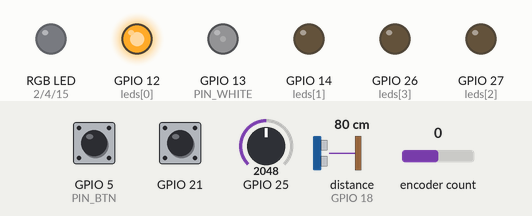
A sketch run on a simulated ESP32. Shown: an RGB LED mixed from three pins (HIGH = lit), output pins drawn as LEDs (lit = HIGH). Dashed ring = blinking. The inputs (shaded band) are chosen by the test bench; at power-on: GPIO 25 = 2048, GPIO 5 (PIN_BTN) HIGH, encoder count 0, GPIO 21 HIGH, distance to the obstacle (sensor on GPIO 18) 80 cm. The echo pulse lasts 58.3 µs per cm; what the sketch prints to the serial monitor is not drawn.

Above: at 1.2 s.
1.3 s: GPIO 25 set to 215
At 1.3 s:
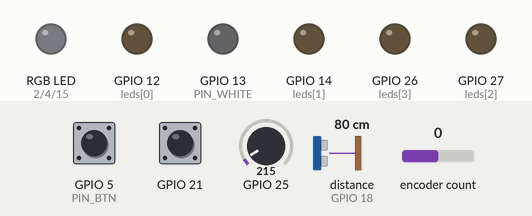
4.3 s: GPIO 25 set to 1060
7.3 s: GPIO 5 (PIN_BTN) pulled LOW for 0.15 s
At 7.8 s:
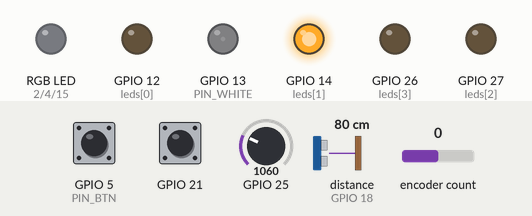
10.4 s: GPIO 5 (PIN_BTN) pulled LOW for 1 s
At 11.4 s:
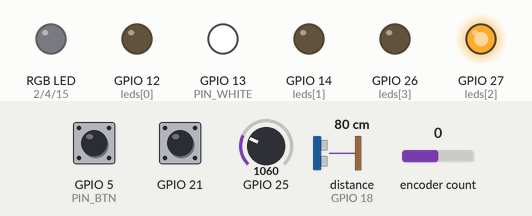
14.4 s: GPIO 5 (PIN_BTN) pulled LOW for 0.15 s
At 15.4 s:
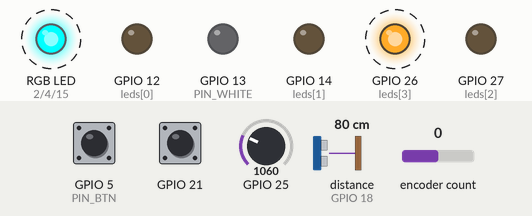
17.5 s: encoder count set to 1
Timing chart, 0 to 21.5 s (numbered marks = the images above; inputs shaded):
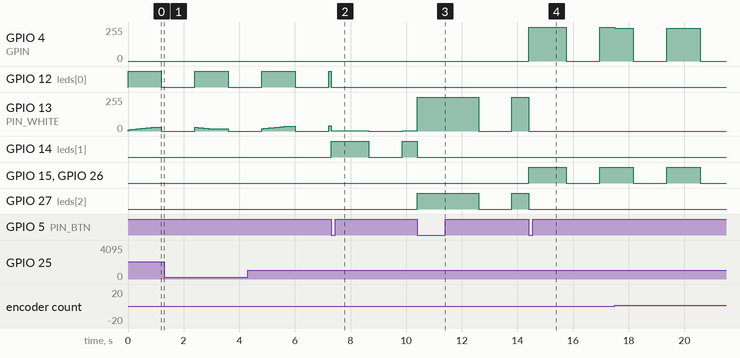

Measured:
- after the input at 7.3 s, GPIO 14 (leds[1]): LOW → HIGH at once, → LOW 1.4 s later, → HIGH 1.2 s later
- after the input at 10.4 s, GPIO 27 (leds[2]): LOW → HIGH at once, → LOW 2.2 s later, → HIGH 1.2 s later
- after the input at 14.4 s, GPIO 4 (GPIN): 0/255 → 255/255 at once, → 0/255 1.4 s later, → 255/255 1.2 s later; GPIO 15 (BPIN), GPIO 26 (leds[3]): LOW → HIGH at once, → LOW 1.4 s later, → HIGH 1.2 s later

The sketch:

TEST_BUTTON.ino
```cpp
/*
Release: 22.04.2025
-------------------
[+] Преписана логика обработки плавной смены яркости относительно освещения
[+] Добавлено включение и выключение по удержанию

Release: 27.04.2025
-------------------
[+] Полный рефакторинг кода
[+] Добавлено определение наличие человека через HC-SR04
[=] Обновленны коментариии, почистил код
[-] logicButton() закоменнитрован из-за вызова артефактов при удержании
[!] Вылезла фича/баг при удержании для выхода из выключенного состояния перескакивает на режим
[?] Добавить изменение яркости RGB режима
[?] Добавить по двойному нажатию на энкодер автоматическое проигрования цветового колеса
[?] Подготовить код в интеграции в веб

Release: 29.04.2025
-------------------
[+] Переделал обработку кнопки
[+] Решен конфликт работы ультразвука и кнопки
[!] Вылезла фича/баг при удержании для выхода из выключенного состояния перескакивает на режим(все еще есть)
[?] Добавить изменение яркости RGB режима
[?] Добавить по двойному нажатию на энкодер автоматическое проигрования цветового колеса
[?] Подготовить код в интеграции в веб
*/

#define PIN_BTN 5     //пин кнопки
#define PIN_WHITE 13  //пин для белой ленты
#define RPIN 2        //пины для RGB
#define GPIN 4
#define BPIN 15
int leds[] = { 12, 14, 27, 26 };  // пины светодиодов
int state = 0;                    //режим

//для энкодера
#define CLK 23
#define DT 22
#define SW 21

#include "GyverEncoder.h"  //библиотека энкодера
Encoder enc1(CLK, DT, SW);
int value = 0;  // положение энкодера
int hue = 0;    //положение по палитре hue

bool flag = false;
uint32_t btnTimer = 0;

uint32_t checkTimer = 0;
int lastBrightness = 10;
const int threshold = 15;       // Порог чувствительности
const int smoothDelay = 50;     // Задержка для плавности (мс)
const int minBrightness = 10;   // Минимальная яркость
const int maxBrightness = 255;  // Максимальная яркость

bool lightEnabled = true;  //флаг света для удержания
int savedState = 0;        //последний сохраненный режим
bool distanceControlEnabled = true;

bool manualControl = false;          // Флаг ручного управления
bool presenceDetected = false;       // Флаг обнаружения присутствия
unsigned long lastPresenceTime = 0;  // Время последнего обнаружения
const unsigned long PRESENCE_TIMEOUT = 30000; // 30 сек таймаут
bool systemEnabled = true;

#include <NewPing.h>
#define PIN_TRIG 19
#define PIN_ECHO 18
#define MAX_DISTANCE 200  // максимальное расстояние
#define SMALL_DISTANCE 30
#define DEBOUNCE_TIME 2000   // Время стабильности для переключения
#define SHUTOFF_DELAY 30000  // время для отключения света
NewPing sonar(PIN_TRIG, PIN_ECHO, MAX_DISTANCE);
bool ledState = false;
unsigned long lastSmallDistanceTime = 0;
unsigned long lastLargeDistanceTime = 0;
bool wasRecentlySmall = false;

void setup() {
  Serial.begin(9600);

  enc1.setType(TYPE2);  //тип энкодера
  enc1.setFastTimeout(40);

  pinMode(PIN_BTN, INPUT_PULLUP);  //кнопка

  for (int i = 0; i < 4; i++) pinMode(leds[i], OUTPUT);

  pinMode(RPIN, OUTPUT);
  pinMode(GPIN, OUTPUT);
  pinMode(BPIN, OUTPUT);
  pinMode(PIN_WHITE, OUTPUT);
}


void loop() {
  if (systemEnabled) {
    checkDistance();  // Проверяем датчик только когда система активна
  }

  handleButton();

  if (lightEnabled) {
    // Режимы работы света
    digitalWrite(leds[state], HIGH);
    switch(state) {
      case 0: autoMode(); break;
      case 1: manualMode(); break;
      case 2: maxMode(); break;
      case 3: rgbMode(); break;
    }
  } else {
    ledOff();
  }
}

void handleButton() { //обработка кнопки
  static bool wasPressed = false;
  static unsigned long pressTime = 0;
  bool isPressed = digitalRead(PIN_BTN);

  // Нажатие кнопки
  if (isPressed && !wasPressed) {
    pressTime = millis();
    wasPressed = true;
  }

  // Отпускание кнопки
  if (!isPressed && wasPressed) {
    wasPressed = false;
    unsigned long duration = millis() - pressTime;

    // Короткое нажатие - смена режима
    if (duration < 1000 && lightEnabled) {
      digitalWrite(leds[state], LOW);
      state = (state + 1) % 4;
      savedState = state;
    }
  }

  // Удержание - вкл/выкл систему
  if (isPressed && wasPressed && (millis() - pressTime > 1000)) {
    systemEnabled = !systemEnabled;
    lightEnabled = systemEnabled;
    wasPressed = false;

    if (systemEnabled) {
      state = savedState;
    }
    delay(200);
  }
}

//АВТО РЕЖИМ
void autoMode() { //НЕ ТРОГАТЬ
  analogWrite(13, lastBrightness);  // Всегда используем lastBrightness для плавности
  analogWrite(2, 0);
  analogWrite(4, 0);
  analogWrite(15, 0);

  if (millis() - checkTimer >= smoothDelay) {  // Проверка с задержкой для плавности
    checkTimer = millis();

    // Чтение и нормализация значения
    int rawValue = analogRead(25);
    int sensorValue = map(max(rawValue, 100), 100, 4095, minBrightness, maxBrightness);
    sensorValue = constrain(sensorValue, minBrightness, maxBrightness);

    // Плавное изменение
    if (sensorValue != lastBrightness) {
      int step = (sensorValue > lastBrightness) ? 1 : -1;
      lastBrightness += step;
      lastBrightness = constrain(lastBrightness, minBrightness, maxBrightness);
    }
    //для отладки
    // Serial.print("Датчик: ");
    // Serial.print(rawValue);
    // Serial.print(" -> Яркость: ");
    // Serial.print(sensorValue);
    // Serial.print(" | Текущая: ");
    // Serial.println(lastBrightness);
  }
}

//РУЧНОЙ РЕЖИМ
void manualMode() {
  enc1.tick();

  if (enc1.isRight()) value++;  // если был поворот направо, увеличиваем на 1
  if (enc1.isLeft()) value--;   // если был поворот налево, уменьшаем на 1

  if (enc1.isFastR()) value += 10;  // если был быстрый поворот направо, увеличиваем на 10
  if (enc1.isFastL()) value -= 10;  // если был быстрый поворот налево, уменьшаем на 10
  // if (enc1.isTurn()) {              // если был совершён поворот (индикатор поворота в любую сторону)
  //   Serial.println(value);          // выводим значение при повороте
  // }
  if (value >= 255) value = 254;
  if (value <= 0) value = 1;
  lastBrightness = value;
  analogWrite(13, lastBrightness);
}

//МАКСИМАЛЬНАЯ ЯРКОСТЬ
void maxMode() {
  lastBrightness = 255;
  analogWrite(13, lastBrightness);
}

//RGB РЕЖИМ
void rgbMode() {
  analogWrite(13, 0);
  enc1.tick();

  if (enc1.isRight()) hue += 10;  // если был поворот направо, увеличиваем на 1
  if (enc1.isLeft()) hue -= 10;   // если был поворот налево, уменьшаем на 1

  if (enc1.isFastR()) hue += 30;  // если был быстрый поворот направо, увеличиваем на 10
  if (enc1.isFastL()) hue -= 30;  // если был быстрый поворот налево, уменьшаем на 10
  // if (enc1.isTurn()) {              // если был совершён поворот (индикатор поворота в любую сторону)
  //   Serial.println(hue);          // выводим значение при повороте
  // }
  if (hue >= 1530) hue = 1530;
  if (hue <= 0) hue = 0;
  colorWheel(hue);
}

//ВЫКЛЮЧЕНИЕ СВЕТОДИОДОВ
void ledOff() {
  digitalWrite(leds[state], LOW);
  analogWrite(13, 0);
  analogWrite(2, 0);
  analogWrite(4, 0);
  analogWrite(15, 0);
}
void colorWheel(int color) {  //цветовое колесо по hue
  byte r, g, b;
  if (color <= 255) {  // красный макс, зелёный растёт
    r = 255;
    g = color;
    b = 0;
  } else if (color > 255 && color <= 510) {  // зелёный макс, падает красный
    r = 510 - color;
    g = 255;
    b = 0;
  } else if (color > 510 && color <= 765) {  // зелёный макс, растёт синий
    r = 0;
    g = 255;
    b = color - 510;
  } else if (color > 765 && color <= 1020) {  // синий макс, падает зелёный
    r = 0;
    g = 1020 - color;
    b = 255;
  } else if (color > 1020 && color <= 1275) {  // синий макс, растёт красный
    r = color - 1020;
    g = 0;
    b = 255;
  } else if (color > 1275 && color <= 1530) {  // красный макс, падает синий
    r = 255;
    g = 0;
    b = 1530 - color;
  }
  analogWrite(RPIN, 255 - r);
  analogWrite(GPIN, 255 - g);
  analogWrite(BPIN, 255 - b);
}

//ОПРОС ДАТЧИКА РАССТОЯНИЯ
void checkDistance() {
  static uint32_t timer = 0;
  if (millis() - timer >= 50) {
    timer = millis();

    unsigned int distance = sonar.ping_cm();
    Serial.print("Distance: ");
    Serial.print(distance);
    Serial.println(" cm");
    bool isPersonPresent = (distance > 0 && distance < SMALL_DISTANCE);

    if (isPersonPresent) {
      lastPresenceTime = millis();
      if (!lightEnabled) {
        lightEnabled = true;
        state = savedState;
      }
    }
    else if (lightEnabled && (millis() - lastPresenceTime > PRESENCE_TIMEOUT)) {
      lightEnabled = false;
    }
  }
}
```
